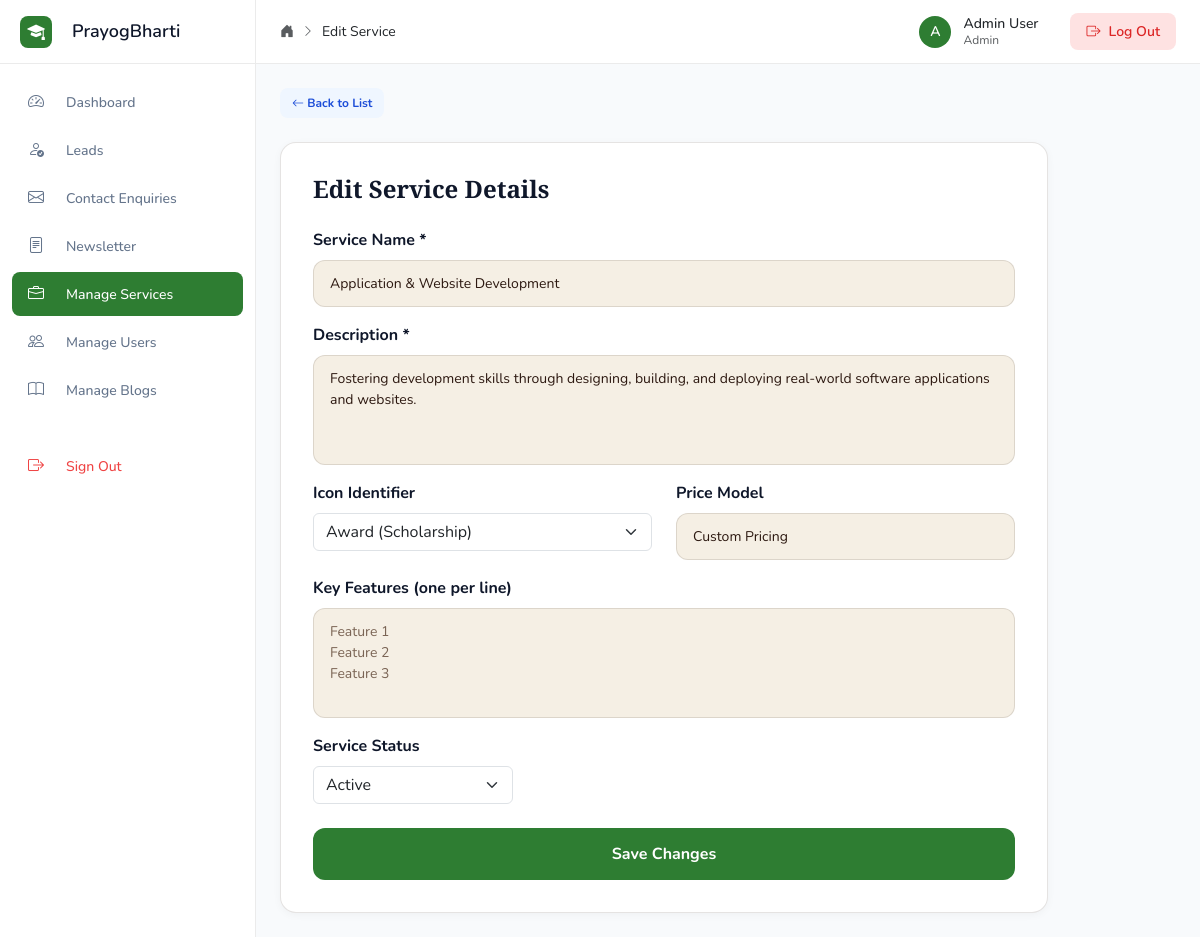
The app's page /admin/service_edit.php?id=12 (signed in) with its own data.
### tables this page shows
CREATE TABLE IF NOT EXISTS `services` (
    `id`          INT UNSIGNED    AUTO_INCREMENT PRIMARY KEY,
    `name`        VARCHAR(255)    NOT NULL UNIQUE,
    `description` TEXT            NOT NULL,
    `icon`        VARCHAR(100)    NOT NULL DEFAULT 'marketing',
    `features`    TEXT            NOT NULL DEFAULT '',    
    `price`       VARCHAR(100)    NOT NULL DEFAULT 'Custom Pricing',
    `active`      TINYINT(1)      NOT NULL DEFAULT 1,
    `created_at`  TIMESTAMP       NOT NULL DEFAULT CURRENT_TIMESTAMP,
    `updated_at`  TIMESTAMP       NOT NULL DEFAULT CURRENT_TIMESTAMP ON UPDATE CURRENT_TIMESTAMP
);

### admin/service_edit.php (the view, shortened to what this page needs)
<?php
require_once __DIR__ . '/admin_layout.php';
$pdo = db();
$id = (int)($_GET['id'] ?? 0);
$service = null;
if ($id) {
    $stmt = $pdo->prepare("SELECT * FROM services WHERE id = ?");
    $stmt->execute([$id]);
    $service = $stmt->fetch();
}
$featuresText = '';
?>
<div class="mb-4">
  <a href="services.php" class="btn btn-sm btn-edit"><i class="bi bi-arrow-left"></i> Back to List</a>
</div>
<div class="admin-form-card">
  <h2><?= $id ? 'Edit Service Details' : 'New Service Details' ?></h2>
  <form method="POST" action="">
    <div class="mb-3">
      <label class="form-label" style="font-weight:700;">Service Name *</label>
      <input type="text" name="name" class="form-control" value="<?= htmlspecialchars($service['name'] ?? '') ?>" placeholder="STEM Tutoring" required>
    </div>
    <div class="mb-3">
      <label class="form-label" style="font-weight:700;">Description *</label>
      <textarea name="description" class="form-control" rows="4" placeholder="Describe the service offerings..." required><?= htmlspecialchars($service['description'] ?? '') ?></textarea>
    </div>
    <div class="row">
      <div class="col-md-6 mb-3">
        <label class="form-label" style="font-weight:700;">Icon Identifier</label>
        <select name="icon" class="form-select">
          <option value="Award" <?= ($service['icon'] ?? '') === 'Award' ? 'selected' : '' ?>>Award (Scholarship)</option>
        </select>
      </div>
      <div class="col-md-6 mb-3">
        <label class="form-label" style="font-weight:700;">Price Model</label>
        <input type="text" name="price" class="form-control" value="<?= htmlspecialchars($service['price'] ?? 'Custom Pricing') ?>" placeholder="Free / Custom Pricing">
      </div>
    </div>
    <div class="mb-3">
      <label class="form-label" style="font-weight:700;">Key Features (one per line)</label>
      <textarea name="features" class="form-control" rows="4" placeholder="Feature 1&#10;Feature 2&#10;Feature 3"><?= htmlspecialchars($featuresText) ?></textarea>
    </div>
    <div class="mb-4" style="max-width:200px;">
      <label class="form-label" style="font-weight:700;">Service Status</label>
      <select name="active" class="form-select">
        <option value="1" <?= ($service['active'] ?? 1) == 1 ? 'selected' : '' ?>>Active</option>
      </select>
    </div>
    <button type="submit" class="btn-submit">
      <?= $id ? 'Save Changes' : 'Create Service' ?>
    </button>
  </form>
</div>

### assets/css/style.css (style rules this page uses)
:root { --font-size: 16px; --background: #FBF7F0; --foreground: #2C1810; --card: #FFFFFF; --card-foreground: #2C1810; --primary: #D4620A; --primary-foreground: #FFFFFF; --secondary: #F5EFE4; --secondary-foreground: #2C1810; --muted: #EDE6D8; --muted-foreground: #7A6454; --accent: #B8431E; --accent-foreground: #FFFFFF; --border: rgba(44, 24, 16, 0.12); --input-background: #F5EFE4; --orange: #F5A623; --radius: 0.5rem; }
*, *::before, *::after { box-sizing: border-box; margin: 0; padding: 0; }
html { font-size: var(--font-size); scroll-behavior: smooth; }
body { font-family: 'Nunito', sans-serif; background-color: var(--background); color: var(--foreground); min-height: 100vh; overflow-x: hidden; }
a { text-decoration: none; color: inherit; }
button { cursor: pointer; font-family: inherit; }
.form-control { width: 100%; background: var(--input-background); border: 1px solid var(--border); border-radius: 0.75rem; padding: 0.75rem 1rem; color: var(--foreground); font-size: 0.875rem; font-family: 'Nunito', sans-serif; outline: none; transition: box-shadow .2s, border-color .2s; }
.form-control::placeholder { color: var(--muted-foreground); }
textarea.form-control { resize: none; }
.btn-submit { width: 100%; background: var(--primary); color: #fff; font-family: 'Nunito', sans-serif; font-weight: 700; font-size: 1rem; padding: 0.875rem; border-radius: 0.75rem; border: none; display: flex; align-items: center; justify-content: center; gap: 0.5rem; transition: background-color .2s; cursor: pointer; }
.admin-body { --primary: #2E7D32; --primary-foreground: #FFFFFF; --accent: #1B5E20; background: #f8fafc; font-family: 'Nunito', sans-serif; min-height: 100vh; }
.btn-sm { font-size: 0.75rem; font-weight: 700; padding: 0.375rem 0.75rem; border-radius: 0.5rem; border: none; cursor: pointer; transition: opacity .2s; font-family: 'Nunito', sans-serif; }
.btn-edit { background: #eff6ff; color: #1d4ed8; }
.admin-form-card { background: #fff; border-radius: 1rem; border: 1px solid var(--border); padding: 2rem; box-shadow: 0 2px 8px rgba(0,0,0,.04); max-width: 48rem; }
.admin-form-card h2 { font-family: 'Playfair Display', serif; font-size: 1.5rem; font-weight: 700; margin-bottom: 1.5rem; }

### admin/admin_layout.php (style rules this page uses)
body.admin-body { background-color: #f8fafc; color: #0f172a; }

### records on screen
services: name "Application & Website Development", description "Fostering development skills through designing, building, and deploying real-world software applications and websites.", price "Custom Pricing", active "Active"

### other values on screen
$title "Edit Service"
substr($name, 0, 1) "A"
$name "Admin User"
$role "Admin"
